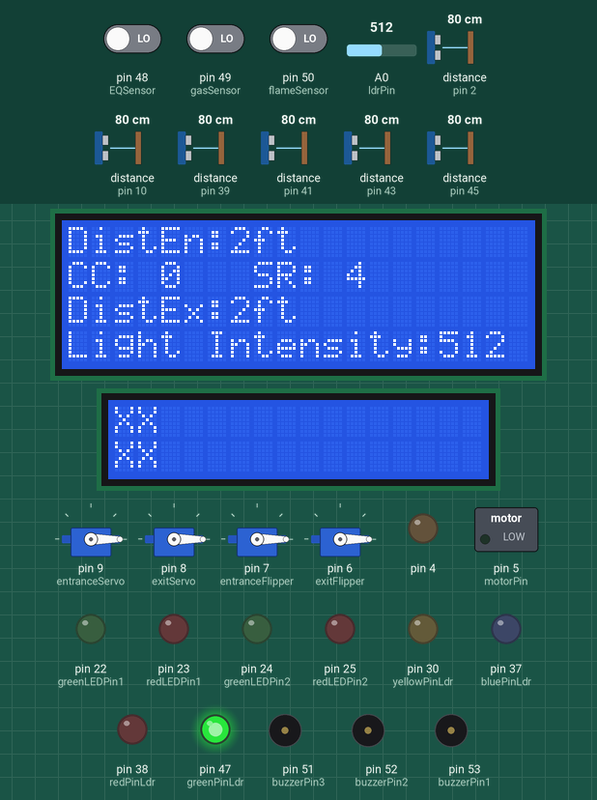
Simulated run of this sketch. Board: Arduino Mega 2560, built with avr-gcc and run on an emulated ATmega2560. Parts: 20×4 character LCD, 16×2 character LCD, 4 × servo, switched loads named in the sketch (green lamp = pin HIGH), output pins drawn as LEDs (lit = HIGH), buzzer (waves = sounding, pin HIGH). Wiring (inferred from the names in the program): 6 × ultrasonic range finder: trigger pin 3, echo pin 2 / trigger pin 11, echo pin 10 / trigger pin 40, echo pin 39 / trigger pin 42, echo pin 41 / trigger pin 44, echo pin 43 / trigger pin 46, echo pin 45. The inputs (shaded band) are chosen by the test bench; at power-on: pin 50 (flameSensor) LOW, distance to the obstacle (sensors on pin 39, pin 41, pin 43, pin 45, pin 2, pin 10) 80 cm, pin 48 (EQSensor) LOW, pin 49 (gasSensor) LOW, A0 (ldrPin) = 512. The echo pulse lasts 58.3 µs per cm; pins used as bus, display or sensor lines are not drawn; what the sketch prints to the serial monitor is not drawn.

Above: at 1.3 s.
1.4 s: pin 50 (flameSensor) driven HIGH
At 2.4 s:
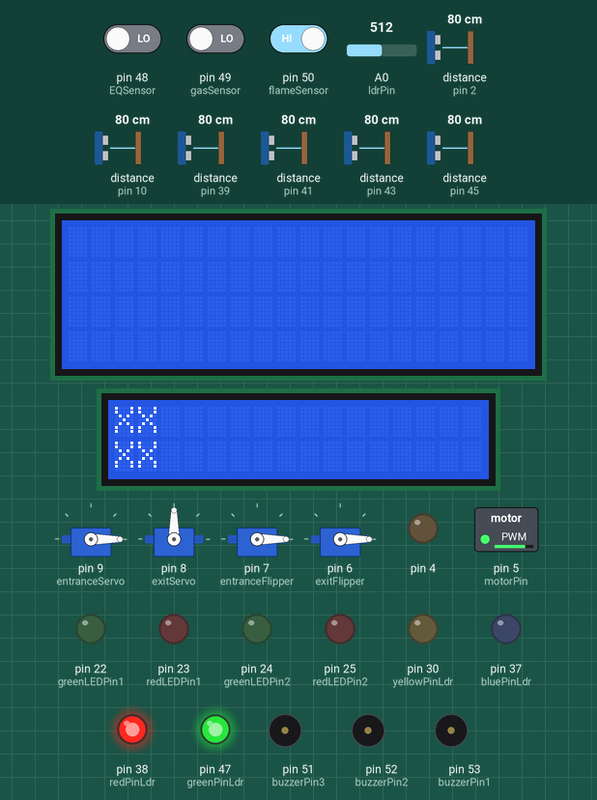
4.4 s: distance to the obstacle (sensor on pin 39) set to 250 cm
At 5.6 s:
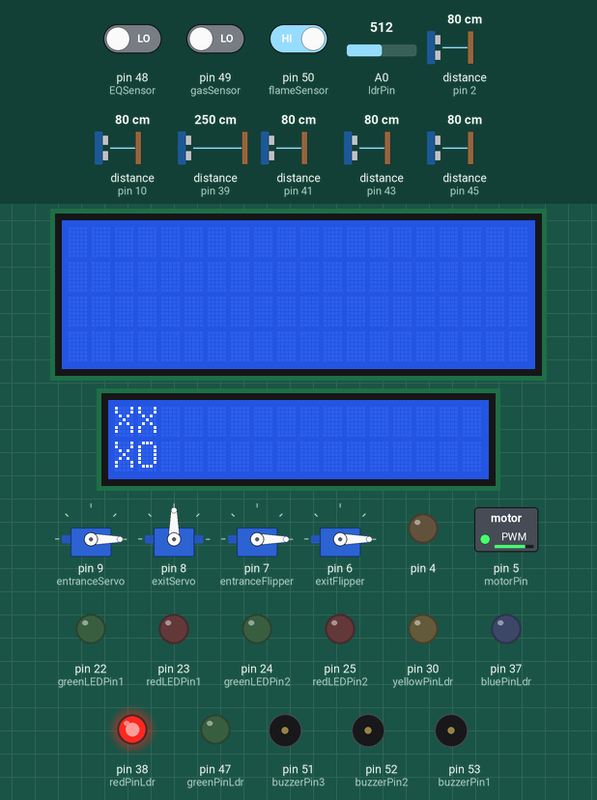
7.4 s: distance to the obstacle (sensor on pin 41) set to 153 cm
At 8.8 s:
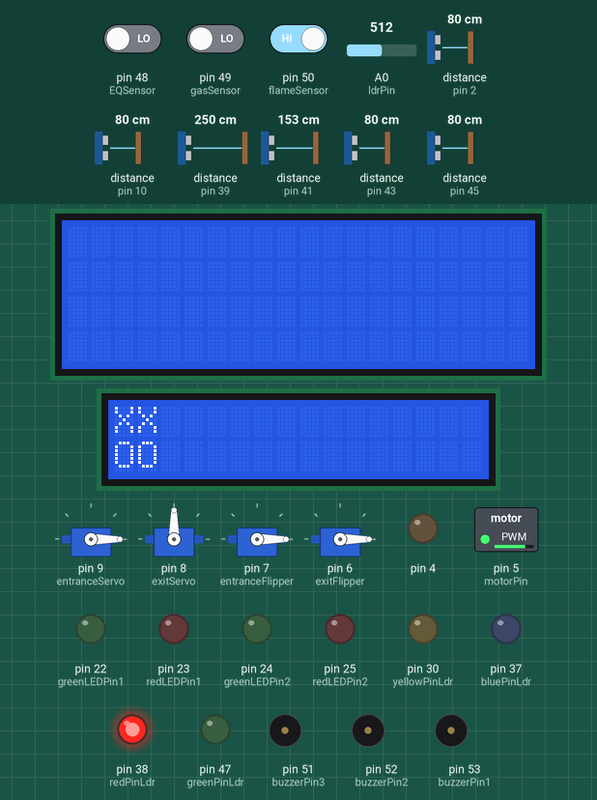
10.4 s: distance to the obstacle (sensor on pin 43) set to 250 cm
At 11.8 s:
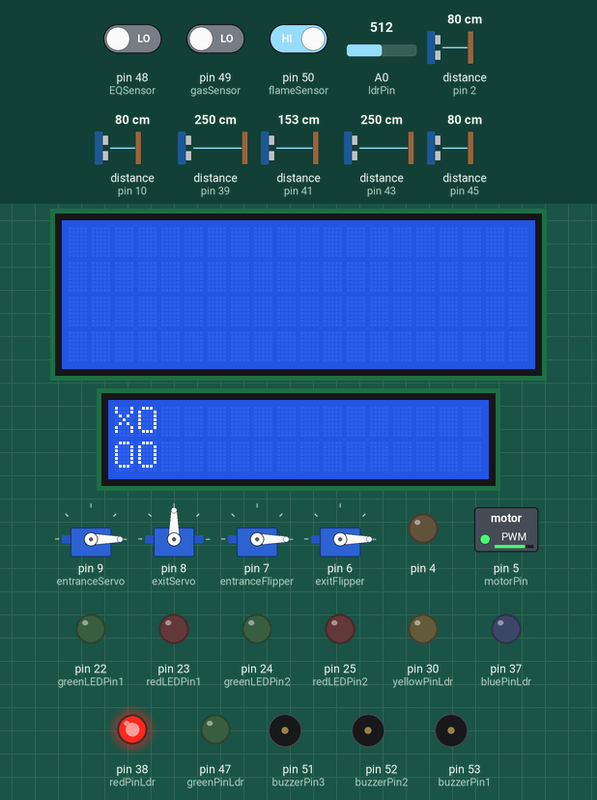
13.4 s: distance to the obstacle (sensor on pin 45) set to 153 cm
At 15.2 s:
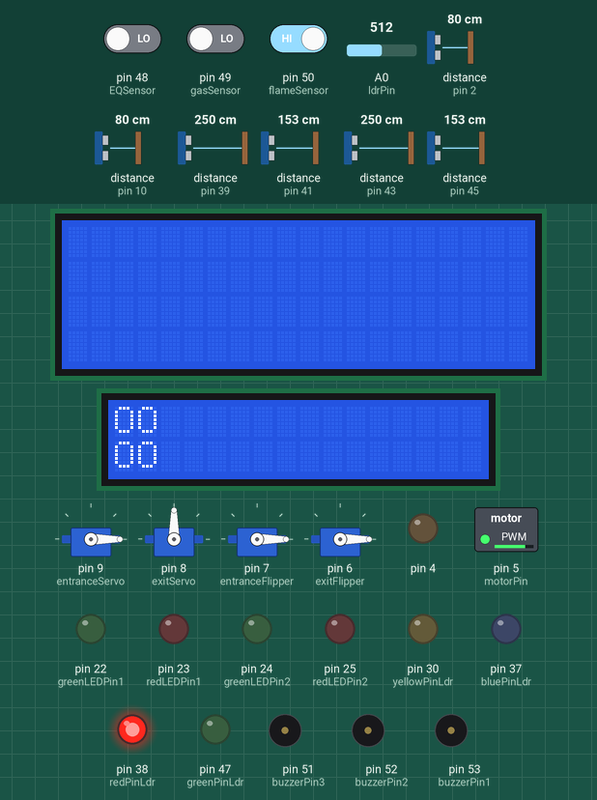
16.4 s: pin 50 (flameSensor) driven LOW
At 18.2 s:
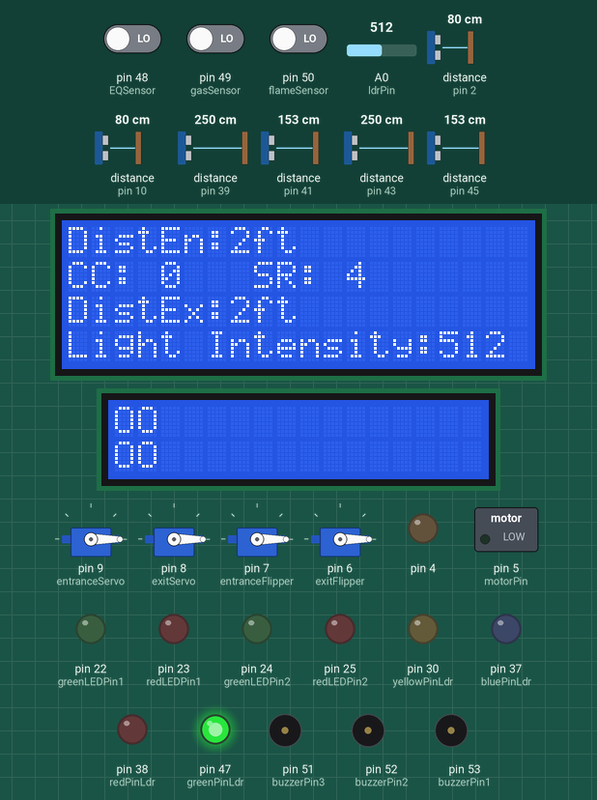
Timing chart, 0 to 19.7 s (numbered marks = the images above; inputs shaded):
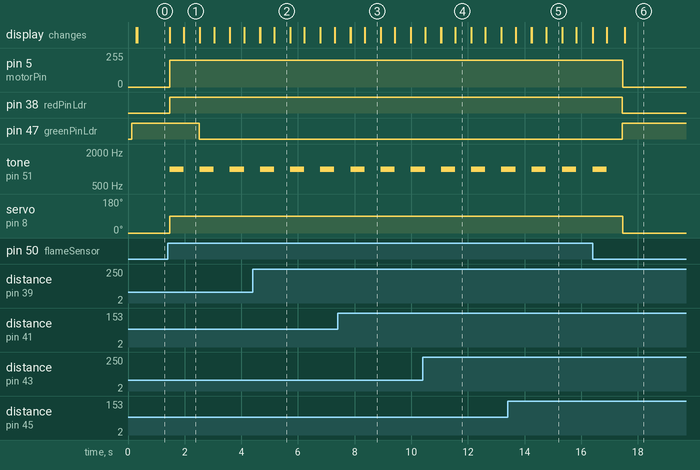

The sketch:

Project.ino
```cpp
//Space for including Library
#include <LiquidCrystal.h> // includes the LiquidCrystal Library
#include <Servo.h>
#include <String.h>


//Space for Declaring Pin
LiquidCrystal lcd(13, 12, 29, 28, 27, 26); // Creates an LCD object. Parameters: (rs, enable, d4, d5, d6, d7)
LiquidCrystal lcdSlot(36,35,31,32,33,34);


const int trigPin1 = 3;
const int echoPin1 = 2;
const int greenLEDPin1 = 22;
const int redLEDPin1 = 23;
const int buzzerPin1 = 53;
const int trigPin2 = 11;
const int echoPin2 = 10;
const int greenLEDPin2 = 24;
const int redLEDPin2 = 25;
const int buzzerPin2 = 52;

const int greenPinLdr=47;
const int redPinLdr=38;
const int bluePinLdr=37;
const int yellowPinLdr=30;


const int ldrPin=A0;
 int ldrValue=0;


const int zeroState=0;
const int firstState=1;
const int secondState=2;
const int thirdState=3;
const int unknownState=4;
int carGCrossing = zeroState;
int carOCrossing;

int fireAlarmCheck;


long duration1;
int distanceCm1;

int slotRem = 4;
int carCount = 0;
long duration2;
int distanceCm2;


int trigger[4]={46,44,42,40};
int echo[4]={45,43,41,39};


bool danger;
const int buzzerPin3=51;
const int flameSensor=50;
const int gasSensor=49;
const int EQSensor=48;
const int motorPin=5;
Servo entranceServo,exitServo;
Servo entranceFlipper,exitFlipper;


void setup() {
  Serial.begin(9600);


  lcd.begin(20, 4);
  lcdSlot.begin(16,2);


  pinMode(trigPin1, OUTPUT);
  pinMode(echoPin1, INPUT);
  pinMode(redLEDPin1, OUTPUT);
  pinMode(greenLEDPin1, OUTPUT);
  pinMode(buzzerPin1, OUTPUT);
  pinMode(trigPin2, OUTPUT);
  pinMode(echoPin2, INPUT);
  pinMode(redLEDPin2, OUTPUT);
  pinMode(greenLEDPin2, OUTPUT);
  pinMode(buzzerPin2, OUTPUT);


 pinMode(greenPinLdr,OUTPUT);
  pinMode(redPinLdr,OUTPUT);
  pinMode(yellowPinLdr,OUTPUT);
  pinMode(bluePinLdr,OUTPUT);


 for(int i=0;i<4;i++)
    pinMode(trigger[i],OUTPUT);

  for(int i=0;i<4;i++)
    pinMode(echo[i],INPUT);


  pinMode(buzzerPin3,OUTPUT);
  pinMode(flameSensor,INPUT);
  pinMode(gasSensor,INPUT);
  pinMode(EQSensor,INPUT);

  danger=false;
  //Water Motor
  analogWrite(motorPin,0); //Clockwise
  analogWrite(4,0);  //AntiClock 4th pin of arduino

  entranceServo.attach(9); //9th pin of arduino
  exitServo.attach(8);
  entranceFlipper.attach(7);
  exitFlipper.attach(6);
  entranceServo.write(0); //initial degree
  exitServo.write(0);
  entranceFlipper.write(0);
  exitFlipper.write(0);
}


bool isTaken(int i)
{
  digitalWrite(trigger[i],LOW);
  delayMicroseconds(2);
  digitalWrite(trigger[i],HIGH);
  delayMicroseconds(10);
  digitalWrite(trigger[i],LOW);

  long T=pulseIn(echo[i],HIGH);
  long S=0.034*T*0.5; // V=0.034 cm/microsecond


  Serial.print("Distance for sensor:");
  Serial.print(i+1);
  Serial.print(" ");
  Serial.println(S);


  if(S<=150)  // random value for test
    return true;
  else
    return false;
}


void loop() {
  if(digitalRead(flameSensor)==HIGH || digitalRead(gasSensor)==HIGH || digitalRead(EQSensor)==HIGH )
    danger=true;


  //  digitalWrite(greenPinLdr, LOW);

    //  digitalWrite(redPinLdr, LOW);

     //  digitalWrite(yellowPinLdr, LOW);

      //  digitalWrite(bluePinLdr, LOW);


  ldrValue=analogRead(ldrPin);
  if(digitalRead(flameSensor)==LOW)
  {

    if(ldrValue>=0 && ldrValue<=300)
    {

      digitalWrite(greenPinLdr, HIGH);
      digitalWrite(redPinLdr, LOW);
      digitalWrite(yellowPinLdr, HIGH);
      digitalWrite(bluePinLdr, HIGH);


    }

    if(ldrValue>=301 && ldrValue<=600)
    {

      digitalWrite(greenPinLdr, HIGH);
      digitalWrite(redPinLdr, LOW);
      digitalWrite(yellowPinLdr, LOW);
      digitalWrite(bluePinLdr, LOW);


    }

    if(ldrValue>600)
    {

        digitalWrite(greenPinLdr,LOW);
        digitalWrite(redPinLdr, LOW);
        digitalWrite(yellowPinLdr, LOW);
        digitalWrite(bluePinLdr, LOW);


    }
  }


   if(digitalRead(flameSensor)==HIGH)
  {
    digitalWrite(greenPinLdr,LOW);
    digitalWrite(redPinLdr, HIGH);
    digitalWrite(yellowPinLdr, LOW);
    digitalWrite(bluePinLdr, LOW);
  }


  digitalWrite(trigPin1, LOW);
  delayMicroseconds(2);
  digitalWrite(trigPin1, HIGH);
  delayMicroseconds(10);
  digitalWrite(trigPin1, LOW);
  duration1 = pulseIn(echoPin1, HIGH);
  distanceCm1 = duration1 * 0.034 / 2;

  int distanceFeet1 = distanceCm1 / 30.48;

  digitalWrite(trigPin2, LOW);
  delayMicroseconds(2);
  digitalWrite(trigPin2, HIGH);
  delayMicroseconds(10);
  digitalWrite(trigPin2, LOW);
  duration2 = pulseIn(echoPin2, HIGH);
  distanceCm2 = duration2 * 0.034 / 2;

  int distanceFeet2 = distanceCm2 / 30.48;


  //Car In To The Parking
  if (distanceFeet1 <= 6 && distanceFeet1 >= 4 && carGCrossing == zeroState && !danger)
  {
    digitalWrite(redLEDPin1, HIGH);
    delay(100);
    digitalWrite(greenLEDPin1, LOW);
    carGCrossing = firstState;

  }
  else if (distanceFeet1 <= 3 && distanceFeet1 >= 0 && carGCrossing == firstState && !danger)
  {
    tone(buzzerPin1, 1000);
    delay(100);
    noTone(buzzerPin1);

    digitalWrite(redLEDPin1, LOW);   // turn the LED on (LOW is the voltage level)
    // delay(100);
    digitalWrite(greenLEDPin1, HIGH);   // turn the LED on (HIGH is the voltage level)
    delay(100);
    carGCrossing = secondState;


    entranceServo.write(90);   //Entrance gate  opens and servo turns into 90degree


  }
  else if (distanceFeet1 >=0 && distanceFeet1 <= 8 && carGCrossing == secondState && !danger)
  {

     carGCrossing = thirdState;

    // digitalWrite(redLEDPin, LOW);   // turn the LED on (HIGH is the voltage level)
    // delay(100);
    //digitalWrite(greenLEDPin, HIGH);   // turn the LED on (HIGH is the voltage level)
    // delay(100);
//    for (int pos = 0; pos <=180; pos++) {
//        entranceFlipper.write(pos);
//        delay(20);
//      }
    entranceFlipper.write(180);

  }

  // Car Passes Its Full Length
  else if (distanceFeet1 >= 9 && carGCrossing == thirdState && !danger)
  {
    digitalWrite(redLEDPin1, HIGH);   // turn the LED on (HIGH is the voltage level)
    delay(100);
    digitalWrite(greenLEDPin1, LOW);
    carCount++;
    slotRem--;
    carGCrossing = zeroState;
    carOCrossing = zeroState; // allowing cars to exit


    entranceServo.write(0);   // entrance gate close and servo turns into 0 degree

    entranceFlipper.write(0);  //car comes inside parking fully and sonar sensor flips at 0 degree

  }


 // FULL Slot
  if (carCount == 4 && slotRem == 0)
  {
    digitalWrite(redLEDPin1, LOW);
    delay(100);
    digitalWrite(greenLEDPin1, LOW);
    carGCrossing = unknownState;
  }


//Car Out From The Parking

  if (distanceFeet2 <= 6 && distanceFeet2 >= 4 && carOCrossing == zeroState && !danger)
  {
    digitalWrite(redLEDPin2, HIGH);
    delay(100);
    digitalWrite(greenLEDPin2, LOW);
    carOCrossing = firstState;

  }
  else if ((distanceFeet2 <= 3 && distanceFeet2 >= 0 && carOCrossing == firstState && !danger))
  {
    tone(buzzerPin2, 1000);
    delay(100);
    noTone(buzzerPin2);

    digitalWrite(redLEDPin2, LOW);
    // delay(100);
    digitalWrite(greenLEDPin2, HIGH);
    delay(100);


    exitServo.write(90);

    carOCrossing = secondState;
  }


    else if (distanceFeet2 >=0 && distanceFeet2 <= 8 && carOCrossing == secondState && !danger)
    {

      // digitalWrite(redLEDPin, LOW);
      // delay(100);
      //digitalWrite(greenLEDPin, HIGH);
      // delay(100);
       carOCrossing= thirdState;

      exitFlipper.write(180);

    }


    else if (distanceFeet2 >= 9 && carOCrossing == thirdState && !danger)
    {

      digitalWrite(redLEDPin2, HIGH);
      delay(100);
      digitalWrite(greenLEDPin2, LOW);
      carCount--;
      slotRem++;

          carOCrossing = zeroState;
          carGCrossing = zeroState;


      exitServo.write(0);

      exitFlipper.write(0);


    }


  // EMPTY SLOT
  if (carCount == 0 && slotRem == 4 && !danger)
  {
    digitalWrite(redLEDPin2, LOW);
    delay(100);
    digitalWrite(greenLEDPin2, LOW);
    carOCrossing = unknownState;
  }


  if(digitalRead(flameSensor)==HIGH || digitalRead(gasSensor)==HIGH || digitalRead(EQSensor)==HIGH )
  {


    danger=true;


    if(entranceServo.read()==90) //Angle measure for emergency situation
      entranceServo.write(0);
    if(exitServo.read()==0)
      exitServo.write(90);

    if(digitalRead(flameSensor)==HIGH)
    {
      digitalWrite(redPinLdr, HIGH);

      analogWrite(motorPin,200);  //Motor Speed
      lcd.clear();
      lcd.setCursor(6,1);
      lcd.print("Fire Alert!");
    }
    else
    {
      analogWrite(motorPin,0);
      digitalWrite(redPinLdr, LOW);
    }

    if(digitalRead(gasSensor)==HIGH)
    {
      lcd.clear();
      lcd.setCursor(3,1);
      lcd.print("Gas Leak Alert!");
    }
    else if(digitalRead(EQSensor)==HIGH)
    {
      lcd.clear();
      lcd.setCursor(2,1);
      lcd.print("Earthquake Alert!");
    }

    tone(buzzerPin3,1000);
    delay(500);
    noTone(buzzerPin3);
    lcd.clear();
    delay(500); ////after 500 ms Continuosly
  }
  else
  {
    if(danger)
    {
      danger=false;

      if(exitServo.read()==90)
        exitServo.write(0);

      analogWrite(motorPin,0);//water Motor
      digitalWrite(redPinLdr, LOW);
    }


    Serial.print("Car Count: ");
    Serial.println(carCount);
    Serial.print("Slot remaining: ");
    Serial.println(slotRem);

    lcd.setCursor(0, 1);
    lcd.print("CC: ");
    lcd.print(carCount);
    lcd.setCursor(8, 1);
    lcd.print("SR: ");
    lcd.print(slotRem);

    delay(10);

 //   Serial.print("Entrance Distance: ");
 //   Serial.println(distanceFeet1);
 //   Serial.print("Exit Distance: ");
  //  Serial.println(distanceFeet2);

    lcd.setCursor(0, 0);
    lcd.print("DistEn:");
    lcd.print(distanceFeet1);
    lcd.print("ft");
    delay(10);


    lcd.setCursor(0,2);
    lcd.print("DistEx:");
    lcd.print(distanceFeet2);
    lcd.print("ft");
    delay(10);


    lcd.setCursor(0,3);
    lcd.print("Light Intensity:");
    lcd.print(ldrValue);

    delay(10);

  // Serial.print("Intensity:");
   // Serial.print("ldrValue");


  }


  String out[2]={"OO","OO"};

  for(int i=0;i<4;i++)
  {
    int row=i/2; //
    int col=i%2;

    if(isTaken(i))
      out[row][col]='X';
    else
      out[row][col]='O';
  }

//  lcd.setCursor(0,0);
//  lcd.print("Col 0 Row 0");
//  delay(1000);
//
//  lcd.setCursor(0,1);
//  lcd.print("Col 0 Row 1");
//  delay(2000);

  for(int i=0;i<2;i++)
  {
    //Serial.println(out[i]);
    lcdSlot.setCursor(0,i); // (column,row)
    lcdSlot.print(out[i]);
  }
}
```

Measured:
- after the input at 1.4 s, pin 5 (motorPin): 0/255 → 200/255 after 0.07 s; pin 38 (redPinLdr): LOW → HIGH after 0.07 s
- after the input at 4.4 s, the display: changes after 0.25 s (image 2)
- after the input at 7.4 s, the display: changes after 0.44 s (image 3)
- after the input at 10.4 s, the display: first differs from a run without the input after 0.64 s (image 4)
- after the input at 13.4 s, the display: first differs from a run without the input after 0.84 s (image 5)
- after the input at 16.4 s, pin 5 (motorPin): 200/255 → 0/255 after 1.1 s; pin 38 (redPinLdr): HIGH → LOW after 1.1 s; pin 47 (greenPinLdr): LOW → HIGH after 1.1 s; tone on pin 51 (buzzerPin3): goes on until 16.9 s, then stays silent; servo on pin 8 (exitServo): 90° → 0° after 1.1 s
- what the display in image 1 shows lasts 0.5 s, from 2.0 s to 2.5 s
